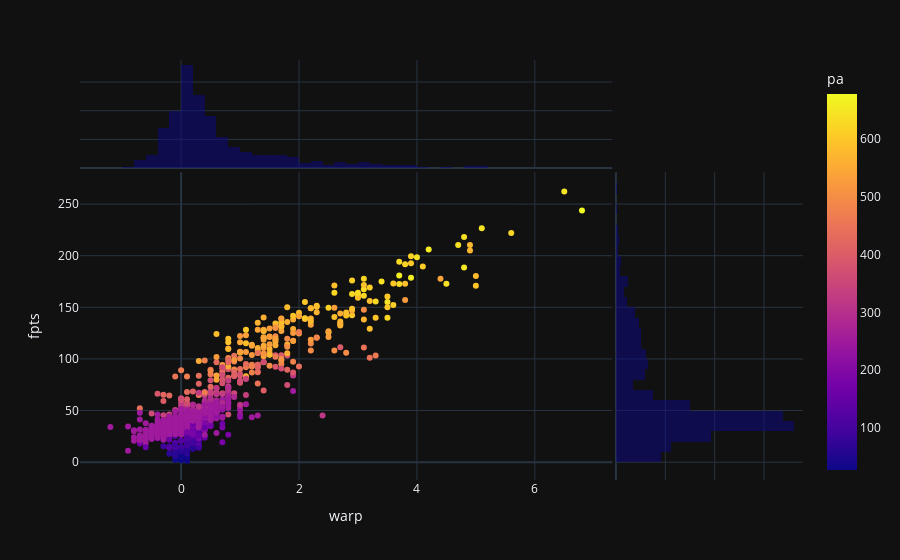

The notebook cell this image was saved under:
### Code cell
fig = px.scatter(
    df_pecota_hitting[["name", "pos", "age", "pa", "warp", "fantraxid", "fpts"]],
    x="warp",
    y="fpts",
    color="pa",
    hover_data=["name", "pos", "fantraxid"],
    marginal_x="histogram",
    marginal_y="histogram",
)
fig.show()

### Figure 1 — Plotly figure (JSON) as saved in the notebook; plotly's stock layout.template omitted (floating-point values rounded to 4 significant figures; data arrays with more than 128 entries replaced by an {"elided": "..."} marker saying what was removed)
{"data": [{"customdata": {"elided": "909x3 str values"}, "hovertemplate": "warp=%{x}<br>fpts=%{y}<br>name=%{customdata[0]}<br>pos=%{customdata[1]}<br>fantraxid=%{customdata[2]}<br>pa=%{marker.color}<extra></extra>", "legendgroup": "", "marker": {"color": {"elided": "909 int values"}, "coloraxis": "coloraxis", "symbol": "circle"}, "mode": "markers", "name": "", "orientation": "v", "showlegend": false, "type": "scatter", "x": {"elided": "909 float values"}, "xaxis": "x", "y": {"elided": "909 float values"}, "yaxis": "y"}, {"alignmentgroup": "True", "bingroup": "x", "hovertemplate": "warp=%{x}<br>count=%{y}<extra></extra>", "legendgroup": "", "marker": {"color": "#0d0887"}, "name": "", "offsetgroup": "", "opacity": 0.5, "showlegend": false, "type": "histogram", "x": {"elided": "909 float values"}, "xaxis": "x3", "yaxis": "y3"}, {"alignmentgroup": "True", "bingroup": "y", "hovertemplate": "fpts=%{y}<br>count=%{x}<extra></extra>", "legendgroup": "", "marker": {"color": "#0d0887"}, "name": "", "offsetgroup": "", "opacity": 0.5, "showlegend": false, "type": "histogram", "xaxis": "x2", "y": {"elided": "909 float values"}, "yaxis": "y2"}], "layout": {"barmode": "overlay", "coloraxis": {"colorbar": {"title": {"text": "pa"}}, "colorscale": [[0, "#0d0887"], [0.1111, "#46039f"], [0.2222, "#7201a8"], [0.3333, "#9c179e"], [0.4444, "#bd3786"], [0.5556, "#d8576b"], [0.6667, "#ed7953"], [0.7778, "#fb9f3a"], [0.8889, "#fdca26"], [1, "#f0f921"]]}, "legend": {"tracegroupgap": 0}, "margin": {"t": 60}, "xaxis": {"anchor": "y", "domain": [0, 0.7363], "title": {"text": "warp"}}, "xaxis2": {"anchor": "y2", "domain": [0.7413, 1], "matches": "x2", "showgrid": true, "showline": false, "showticklabels": false, "ticks": ""}, "xaxis3": {"anchor": "y3", "domain": [0, 0.7363], "matches": "x", "showgrid": true, "showticklabels": false}, "xaxis4": {"anchor": "y4", "domain": [0.7413, 1], "matches": "x2", "showgrid": true, "showline": false, "showticklabels": false, "ticks": ""}, "yaxis": {"anchor": "x", "domain": [0, 0.7326], "title": {"text": "fpts"}}, "yaxis2": {"anchor": "x2", "domain": [0, 0.7326], "matches": "y", "showgrid": true, "showticklabels": false}, "yaxis3": {"anchor": "x3", "domain": [0.7426, 1], "matches": "y3", "showgrid": true, "showline": false, "showticklabels": false, "ticks": ""}, "yaxis4": {"anchor": "x4", "domain": [0.7426, 1], "matches": "y3", "showgrid": true, "showline": false, "showticklabels": false, "ticks": ""}}}
